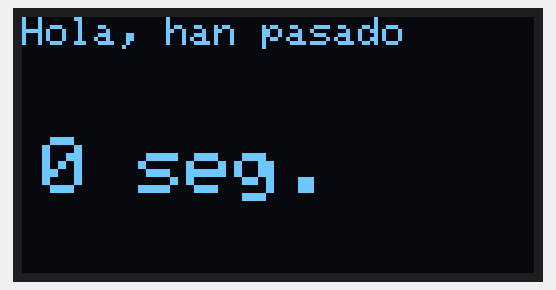
A sketch run on a simulated Arduino Uno, built with avr-gcc and run on an emulated ATmega328P. On the bench: 128×64 one-colour display.

Above: at 0.1 s.
At 4.1 s:
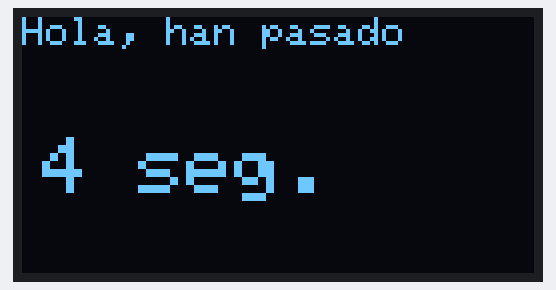
At 9.1 s:
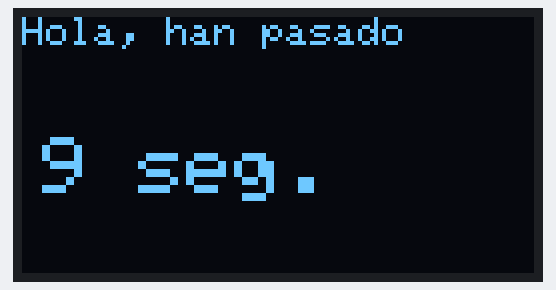
At 18.1 s:
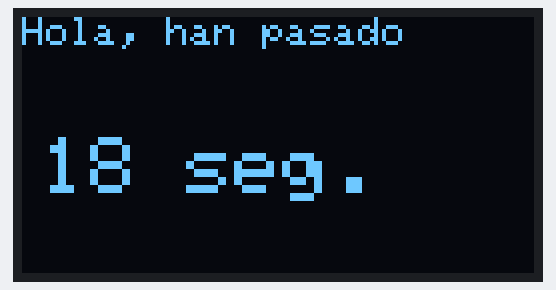
At 28.1 s:
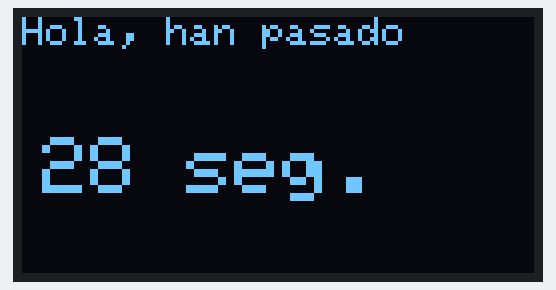
At 38.1 s:
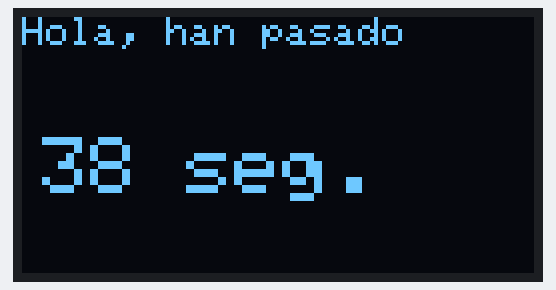

The sketch:

caso1.ino
```cpp
#include <Wire.h>
#include <Adafruit_GFX.h>
#include <Adafruit_SSD1306.h>

#define ANCHO 128
#define ALTO 64
#define OLED_RESET 4
Adafruit_SSD1306 oled(ANCHO, ALTO, &Wire, OLED_RESET);

void setup() {
    Wire.begin();
    oled.begin(SSD1306_SWITCHCAPVCC, 0x3C);
}

void loop() {
    oled.clearDisplay();
    oled.setTextColor(WHITE);
    oled.setCursor(0, 0);
    oled.setTextSize(1);
    oled.print("Hola, han pasado");
    oled.setCursor(5, 30);
    oled.setTextSize(2);
    oled.print(millis() / 1000);
    oled.print(" seg.");
    oled.display();
}
```

Measured:
- what the display in image 1 shows lasts 1.0 s, from 4.0 s to 5.0 s
